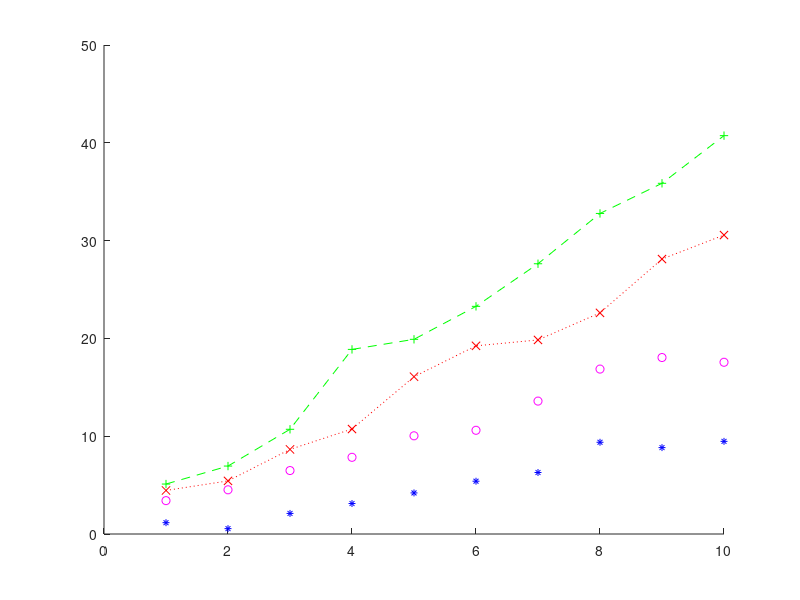

Write MATLAB code to recreate this figure. (Note: this script raises an error after producing the figure.)
x = 1:10;
y1 = x + randn(1,10);
scatter(x,y1,25,'b','*')
hold on
y2 = 2*x + randn(1,10);
plot(x,y2,'mo')
y3 = 3*x + randn(1,10);
plot(x,y3,'rx:')
y4 = 4*x + randn(1,10);
plot(x,y4,'g+--')
lsline
